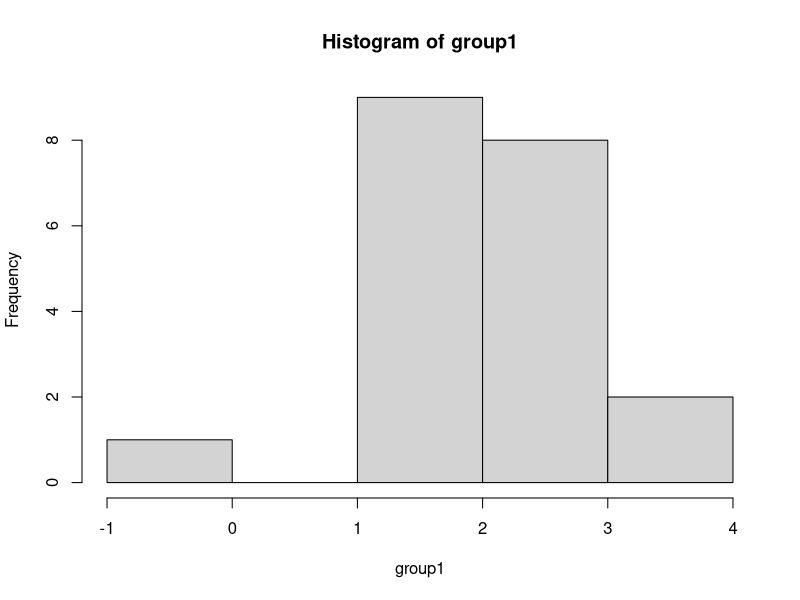
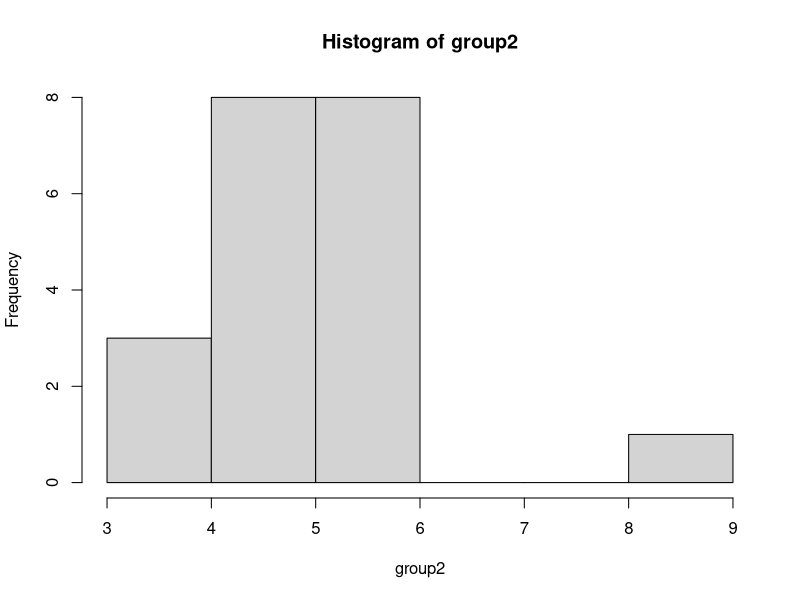
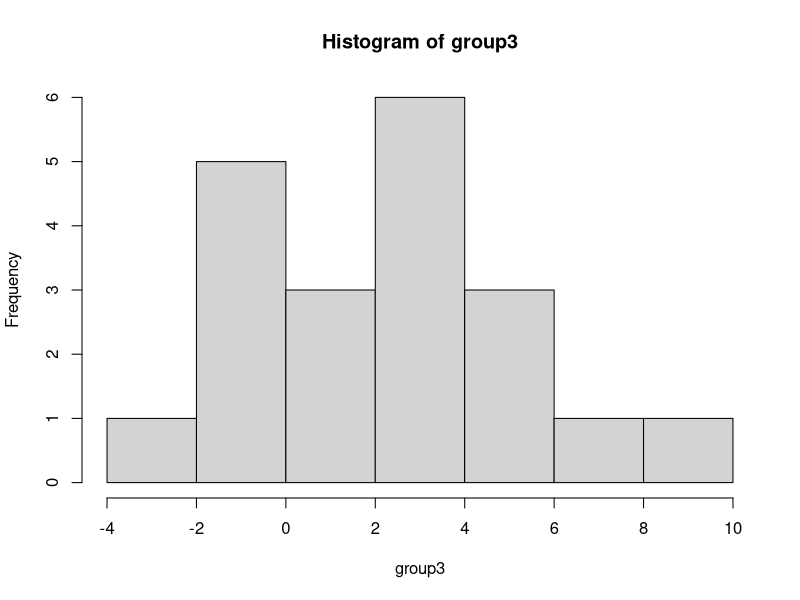
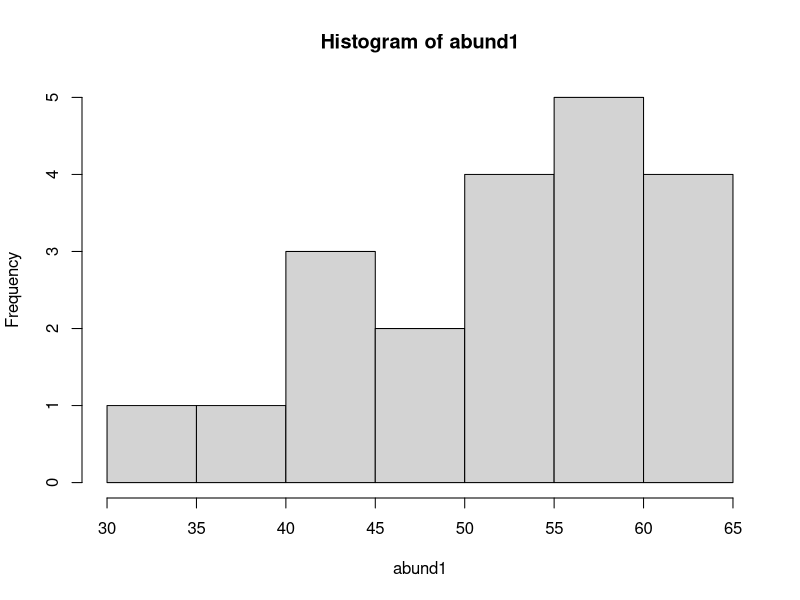
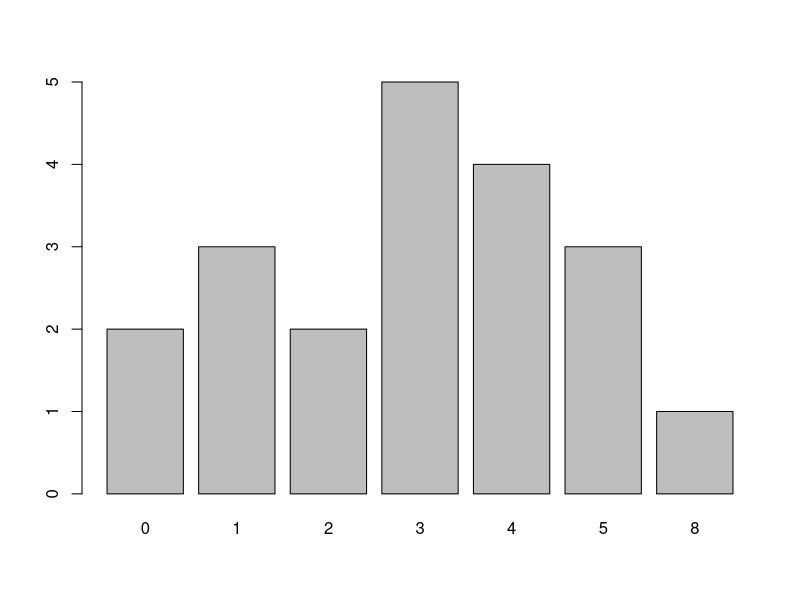
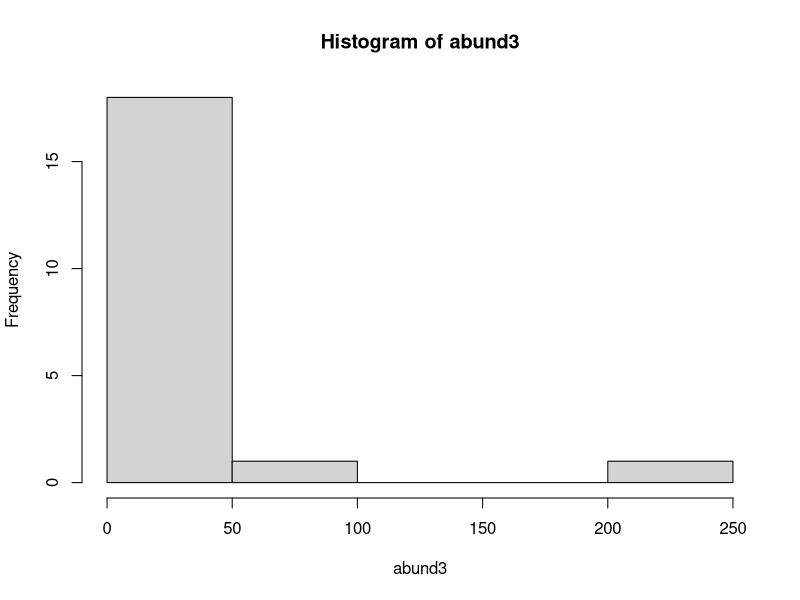
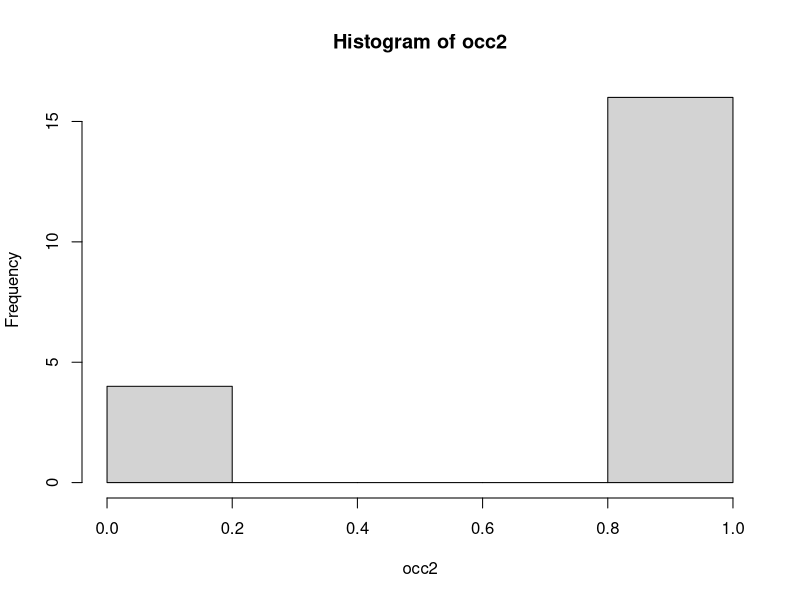

Write the R code that produced these figures, in order.
#########################
#practice data sims
#3/16/22
#JAG
####################


library(boot)

#why we simulate data
#saves time: write parts of the code before I have data
#Baseline for conmparisons: checking assumpations in your data
# test new stats techniques: known parameters


#Part 1: normally distributed data

#start with groups of data
#input into t test or an aova


#simulate groups with 20 obvs

group1<- rnorm(n= 20, mean= 2, sd=1)

hist(group1)

group2<- rnorm(n=20, mean= 5, sd=1)
hist(group2)
#shift

group3 <- rnorm(n=20, mean=2, sd=3)
hist (group3)
#wider distribution

# sim data for a linear regression
# two continous normal variables
# start simple: assume intercept 0
#slope beta1
#x is the predictor variable 


#start with a constant slope 
beta1 <- 1

# our predictor variable with normal dist
x<- rnorm(n=20)

# set up linear model

y<- beta1*x

# you can play with slopes

beta1<-1.5
y<-beta1*x
y==x


#change int

beta0 <-2
y<- beta0 +beta1*x
y==x
# when simulating you want to pull the slope and the intercepts form literature

#adding covariates can make it more complex, can drew from a dif dist(like gamma)

#Part2: abundance or count data
#option 1: data are normal-ish
#use round() to remove decimals, whole numbers
 abund1<- round(rnorm(n=20, mean=50, sd=10))
hist(abund1) 
# high mean normal SD means you can use round

#options 2: poisson distribution, small count, lamda center peak, lamda is kind of like the mean
abund2 <- rpois(n=20, lambda=3)

barplot(table(abund2))

#table function, counts the number of 1s, 2s, 3s... ect

#simulating something that will be not random(IE flowers have affectsby environ)
#to account for that creat lamdas, 20 diffferent sites with 20 different lambdas
#then use lambdas to get counts

#use a regression to get the inital values

pre.lambda<-beta0+beta1*x
#cant be negative, always postive
#use inverse log for positivity

lambda<-exp(pre.lambda)

#use lambda vals we created to get counts

abund3<- rpois( n=20 , lambda=lambda)
hist(abund3)
# this is showing that x is the affect of the envrionemt 


#part3: occupancy or presence abscence data
#options 1: getting probs from a beta dist
probs<- rbeta(n=20, shape1=1,shape2=1)
#probablities of sucess,

occ1<-rbinom(n=20, size=1, prob=probs)
  print(occ1)
#occupancy isnt random, something guides this (IE food)
#options 2: occupancy with a covariant
  # similar ot above excpet we are generating probs, not lambdas
  
  pre.probs<-beta0+beta1*x
  print(pre.probs)

  
  #convert to a 0 to 1 scale
  
  psi<- inv.logit(pre.probs)
#create new occuppacny vals
  
  occ2<- rbinom(n=20, size=1, prob=psi)
hist(occ2)  
